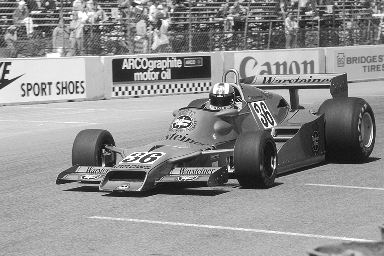
%> input picture lab4/race.tif, 384 x 256 px
$ octave histeq.m   (GNU Octave 9; MATLAB toolbox functions it lacks are replaced by stand-ins)
%> lines starting %> are read from the running program, lines starting %| are printed output that depends on the picture
### lab4/equalize.m
function z = equalize(x)
xc = histcounts(x,256);
i=1:256;
m=1:size(x,1);
n=1:size(x,2);
F(i) = cumsum(xc(i))/sum(xc);
y(m,n)=F(x(m,n));
z(m,n) = 255*(y(m,n)-min(min(y)))/(max(max(y))-min(min(y)));

end

### lab4/stretch.m
function output = stretch(input, t1, t2)
input(input<=t1)=0;
input(input>=t2)=255;
input(t1<input<t2)=(255/(t2-t1))*(input-t1);
output=uint8(input);


end

### lab4/histeq.m
race = imread('race.tif');
%> race is the input picture: size 256x384 uint8; min 4, max 255, mean 144.5
kids = imread('kids.tif');
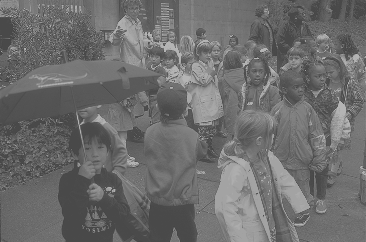
%> input picture lab4/kids.tif, 366 x 242 px
%> kids is the input picture: size 242x366 uint8; min 70, max 180, mean 108.6
% race=im2double(race);
% kids = im2double(kids);

figure(2)
histogram(race,255);
title('Histogram of race.tif');
ylabel('Pixel Count')
%> figure, not shown here; tallest bar 1607 high, from x = 171.3 to 172.3

figure(1)
histogram(kids,255);

xlim([0 255]);
title('Histogram of kids.tif');
ylabel('Pixel Count')
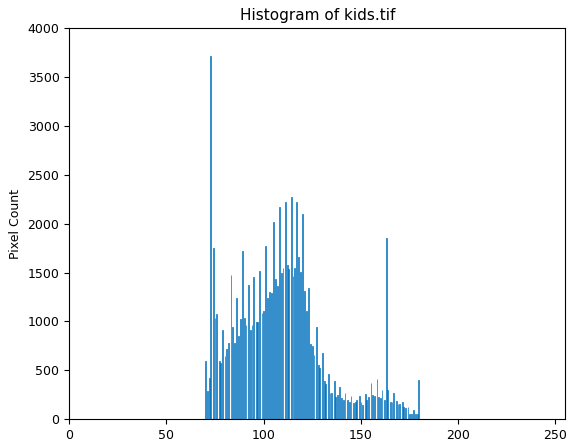
%> figure redrawn from the program's plot data; tallest bar 3712 high, from x = 72.59 to 73.02


%% CDFs of images
rc = histcounts(race,256);
%> rc = 256 values, max 1607 at index 172, min 0 at index 2, mean 384
kc = histcounts(kids,256);
%> kc = 256 values, max 3712 at index 7, min 0 at index 2, mean 346
i = 1:256;
Frace(i)=cumsum(rc(i))/sum(rc);
Fkids(i)=cumsum(kc(i))/sum(kc);
figure(3); plot(Frace); title('$$\hat{F(i)}_{race}$$','interpreter', 'latex')
%> after `title('$$\hat{F(i)}_{race}$$','interpreter', 'latex')`:
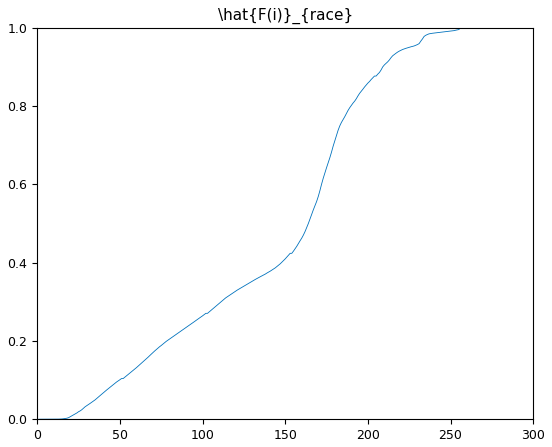
%> figure redrawn from the program's plot data; curve peaks at x = 256, y = 1
figure(4); plot(Fkids);title('$$\hat{F(i)}_{kids}$$','interpreter','latex')

%% Histogram Equalization

yr=equalize(race);
%> in equalize, `xc = histcounts(x,256);`: xc has the same summary as rc outside equalize
figure(5);histogram(yr,256); title('Race.tiff Histogram Equalized');
%> after `title('Race.tiff Histogram Equalized')`:
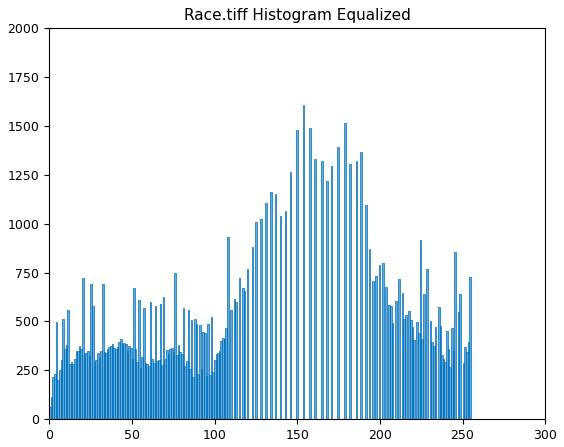
%> figure redrawn from the program's plot data; tallest bar 1607 high, from x = 153.4 to 154.4
figure(6);
image(yr);colormap(gray(256))
y=histcounts(yr,256);
%> y = 256 values, max 1607 at index 155, min 0 at index 110, mean 384
F(i)=cumsum(y(i))/sum(y);
figure(7);plot(F);title('Race Equalized CDF')


yk=equalize(kids);
figure(8);histogram(yk,256); title('kids.tiff Histogram Equalized');
%> after `title('kids.tiff Histogram Equalized')`:
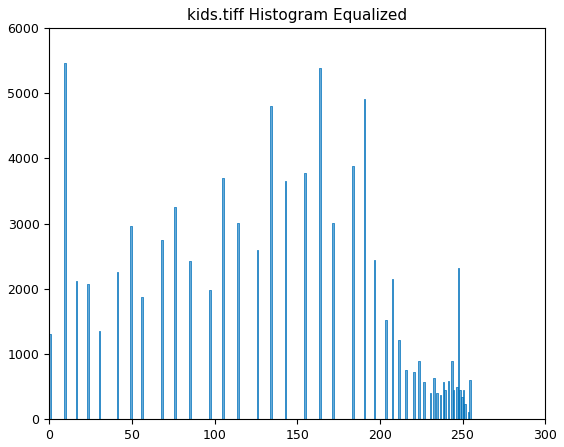
%> figure redrawn from the program's plot data; tallest bar 5467 high, from x = 8.96 to 9.96
figure(9);
image(yk);colormap(gray(256))
y=histcounts(yk,256);
%> y = 256 values, max 5467 at index 10, min 0 at index 2, mean 346
F(i)=cumsum(y(i))/sum(y);
figure(10);plot(F);title('Kids Equalized CDF')
%%  Contrast Stretching
y = stretch(kids,70,180);
%> in stretch, `input(t1<input<t2)=(255/(t2-t1))*(input-t1);`:
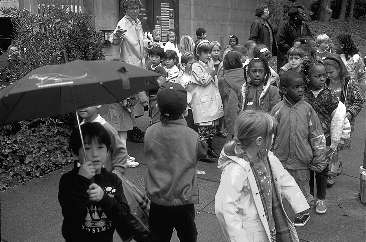
%> input: size 242x366 uint8; min 0, max 255, mean 89.6
figure(11);image(y);colormap(gray(256)); title('Kids Contrast Stretched')
figure(12); histogram(y); title('Kids Contrast Stretched Histogram');
%> after `title('Kids Contrast Stretched Histogram')`:
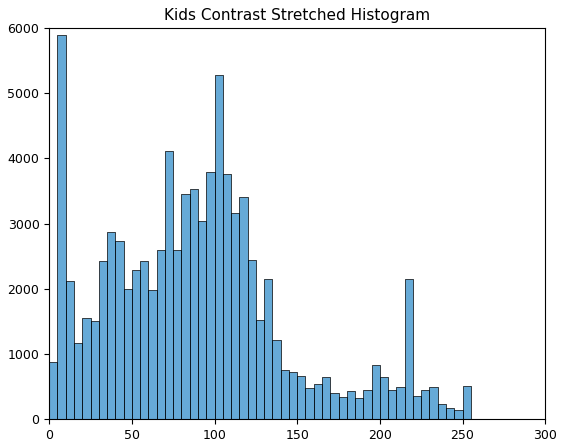
%> figure redrawn from the program's plot data; tallest bar 5893 high, from x = 5 to 10

%% Gamma
